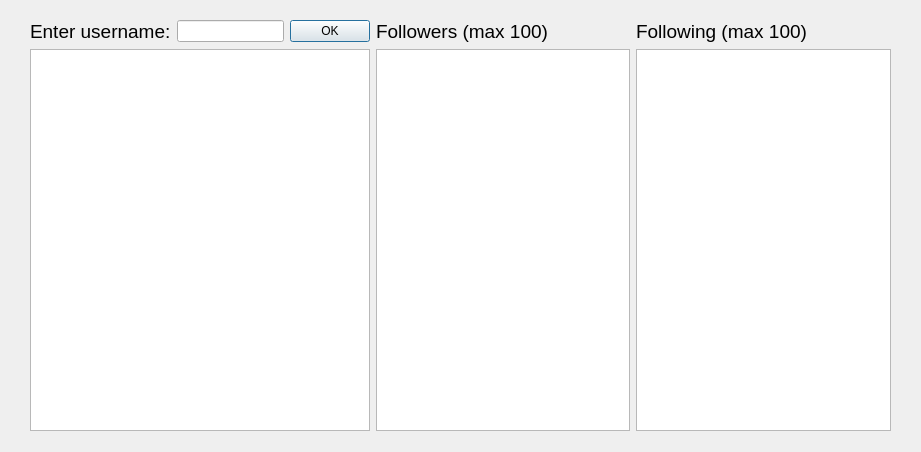
<?xml version="1.0" encoding="UTF-8"?>
<ui version="4.0">
 <class>userInformation</class>
 <widget class="QDialog" name="userInformation">
  <property name="geometry">
   <rect>
    <x>0</x>
    <y>0</y>
    <width>921</width>
    <height>452</height>
   </rect>
  </property>
  <property name="windowTitle">
   <string>Dialog</string>
  </property>
  <widget class="QWidget" name="layoutWidget">
   <property name="geometry">
    <rect>
     <x>30</x>
     <y>20</y>
     <width>861</width>
     <height>411</height>
    </rect>
   </property>
   <layout class="QHBoxLayout" name="horizontalLayout_2">
    <item>
     <layout class="QVBoxLayout" name="verticalLayout">
      <item>
       <layout class="QHBoxLayout" name="horizontalLayout">
        <item>
         <widget class="QLabel" name="label">
          <property name="text">
           <string>&lt;html&gt;&lt;head/&gt;&lt;body&gt;&lt;p&gt;&lt;span style=&quot; font-size:14pt;&quot;&gt;Enter username:&lt;/span&gt;&lt;/p&gt;&lt;/body&gt;&lt;/html&gt;</string>
          </property>
         </widget>
        </item>
        <item>
         <widget class="QLineEdit" name="lineEdit"/>
        </item>
        <item>
         <widget class="QPushButton" name="pushButton">
          <property name="text">
           <string>OK</string>
          </property>
         </widget>
        </item>
       </layout>
      </item>
      <item>
       <widget class="QTextBrowser" name="textBrowser"/>
      </item>
     </layout>
    </item>
    <item>
     <layout class="QVBoxLayout" name="verticalLayout_2">
      <item>
       <widget class="QLabel" name="label_2">
        <property name="text">
         <string>&lt;html&gt;&lt;head/&gt;&lt;body&gt;&lt;p&gt;&lt;span style=&quot; font-size:14pt;&quot;&gt;Followers (max 100)&lt;/span&gt;&lt;/p&gt;&lt;/body&gt;&lt;/html&gt;</string>
        </property>
       </widget>
      </item>
      <item>
       <widget class="QTextBrowser" name="textBrowser_2"/>
      </item>
     </layout>
    </item>
    <item>
     <layout class="QVBoxLayout" name="verticalLayout_3">
      <item>
       <widget class="QLabel" name="label_3">
        <property name="text">
         <string>&lt;html&gt;&lt;head/&gt;&lt;body&gt;&lt;p&gt;&lt;span style=&quot; font-size:14pt;&quot;&gt;Following (max 100)&lt;/span&gt;&lt;/p&gt;&lt;/body&gt;&lt;/html&gt;</string>
        </property>
       </widget>
      </item>
      <item>
       <widget class="QTextBrowser" name="textBrowser_3"/>
      </item>
     </layout>
    </item>
   </layout>
  </widget>
 </widget>
 <resources/>
 <connections/>
</ui>
